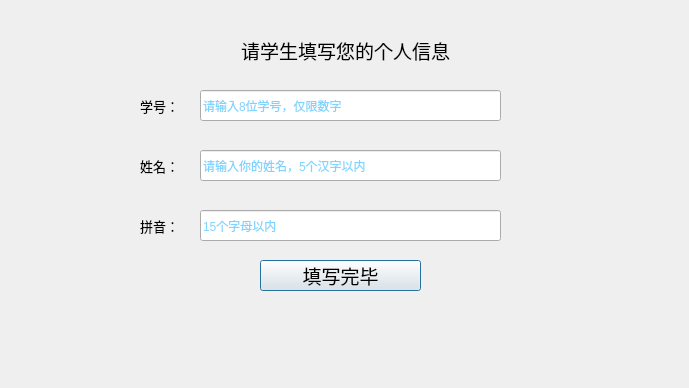
<?xml version="1.0" encoding="UTF-8"?>
<ui version="4.0">
 <class>userInfoDialog</class>
 <widget class="QDialog" name="userInfoDialog">
  <property name="geometry">
   <rect>
    <x>0</x>
    <y>0</y>
    <width>689</width>
    <height>388</height>
   </rect>
  </property>
  <property name="windowTitle">
   <string>OpenCV Face Recognition System - UserInfo</string>
  </property>
  <widget class="QLineEdit" name="cnNameLineEdit">
   <property name="geometry">
    <rect>
     <x>200</x>
     <y>150</y>
     <width>301</width>
     <height>31</height>
    </rect>
   </property>
   <property name="toolTip">
    <string/>
   </property>
   <property name="styleSheet">
    <string notr="true">color:rgb(0, 170, 255)</string>
   </property>
   <property name="alignment">
    <set>Qt::AlignLeading|Qt::AlignLeft|Qt::AlignVCenter</set>
   </property>
   <property name="placeholderText">
    <string>请输入你的姓名，5个汉字以内</string>
   </property>
   <property name="clearButtonEnabled">
    <bool>true</bool>
   </property>
  </widget>
  <widget class="QLabel" name="enNameLabel">
   <property name="geometry">
    <rect>
     <x>140</x>
     <y>200</y>
     <width>51</width>
     <height>51</height>
    </rect>
   </property>
   <property name="font">
    <font>
     <family>Adobe Arabic</family>
     <pointsize>10</pointsize>
    </font>
   </property>
   <property name="styleSheet">
    <string notr="true"/>
   </property>
   <property name="text">
    <string>拼音：</string>
   </property>
  </widget>
  <widget class="QLabel" name="stuIDLabel">
   <property name="geometry">
    <rect>
     <x>140</x>
     <y>80</y>
     <width>51</width>
     <height>51</height>
    </rect>
   </property>
   <property name="font">
    <font>
     <family>Adobe Arabic</family>
     <pointsize>10</pointsize>
    </font>
   </property>
   <property name="styleSheet">
    <string notr="true"/>
   </property>
   <property name="text">
    <string>学号：</string>
   </property>
  </widget>
  <widget class="QLabel" name="cnNameLabel">
   <property name="geometry">
    <rect>
     <x>140</x>
     <y>140</y>
     <width>51</width>
     <height>51</height>
    </rect>
   </property>
   <property name="font">
    <font>
     <family>Adobe Arabic</family>
     <pointsize>10</pointsize>
    </font>
   </property>
   <property name="styleSheet">
    <string notr="true"/>
   </property>
   <property name="text">
    <string>姓名：</string>
   </property>
  </widget>
  <widget class="QPushButton" name="okButton">
   <property name="geometry">
    <rect>
     <x>260</x>
     <y>260</y>
     <width>161</width>
     <height>31</height>
    </rect>
   </property>
   <property name="font">
    <font>
     <family>楷体</family>
     <pointsize>14</pointsize>
    </font>
   </property>
   <property name="text">
    <string>填写完毕</string>
   </property>
  </widget>
  <widget class="QLabel" name="msgLabel">
   <property name="geometry">
    <rect>
     <x>160</x>
     <y>284</y>
     <width>281</width>
     <height>21</height>
    </rect>
   </property>
   <property name="text">
    <string/>
   </property>
   <property name="alignment">
    <set>Qt::AlignCenter</set>
   </property>
  </widget>
  <widget class="QLabel" name="tipLabel">
   <property name="enabled">
    <bool>true</bool>
   </property>
   <property name="geometry">
    <rect>
     <x>140</x>
     <y>10</y>
     <width>411</width>
     <height>81</height>
    </rect>
   </property>
   <property name="palette">
    <palette>
     <active/>
     <inactive/>
     <disabled/>
    </palette>
   </property>
   <property name="font">
    <font>
     <family>楷体</family>
     <pointsize>14</pointsize>
    </font>
   </property>
   <property name="styleSheet">
    <string notr="true"/>
   </property>
   <property name="text">
    <string>请学生填写您的个人信息</string>
   </property>
   <property name="scaledContents">
    <bool>false</bool>
   </property>
   <property name="alignment">
    <set>Qt::AlignCenter</set>
   </property>
  </widget>
  <widget class="QLineEdit" name="enNameLineEdit">
   <property name="geometry">
    <rect>
     <x>200</x>
     <y>210</y>
     <width>301</width>
     <height>31</height>
    </rect>
   </property>
   <property name="toolTip">
    <string/>
   </property>
   <property name="styleSheet">
    <string notr="true">color:rgb(0, 170, 255)</string>
   </property>
   <property name="placeholderText">
    <string>15个字母以内</string>
   </property>
   <property name="clearButtonEnabled">
    <bool>true</bool>
   </property>
  </widget>
  <widget class="QLineEdit" name="stuIDLineEdit">
   <property name="geometry">
    <rect>
     <x>200</x>
     <y>90</y>
     <width>301</width>
     <height>31</height>
    </rect>
   </property>
   <property name="toolTip">
    <string/>
   </property>
   <property name="styleSheet">
    <string notr="true">color:rgb(0, 170, 255)</string>
   </property>
   <property name="placeholderText">
    <string>请输入8位学号，仅限数字</string>
   </property>
   <property name="clearButtonEnabled">
    <bool>true</bool>
   </property>
  </widget>
 </widget>
 <resources/>
 <connections/>
</ui>
